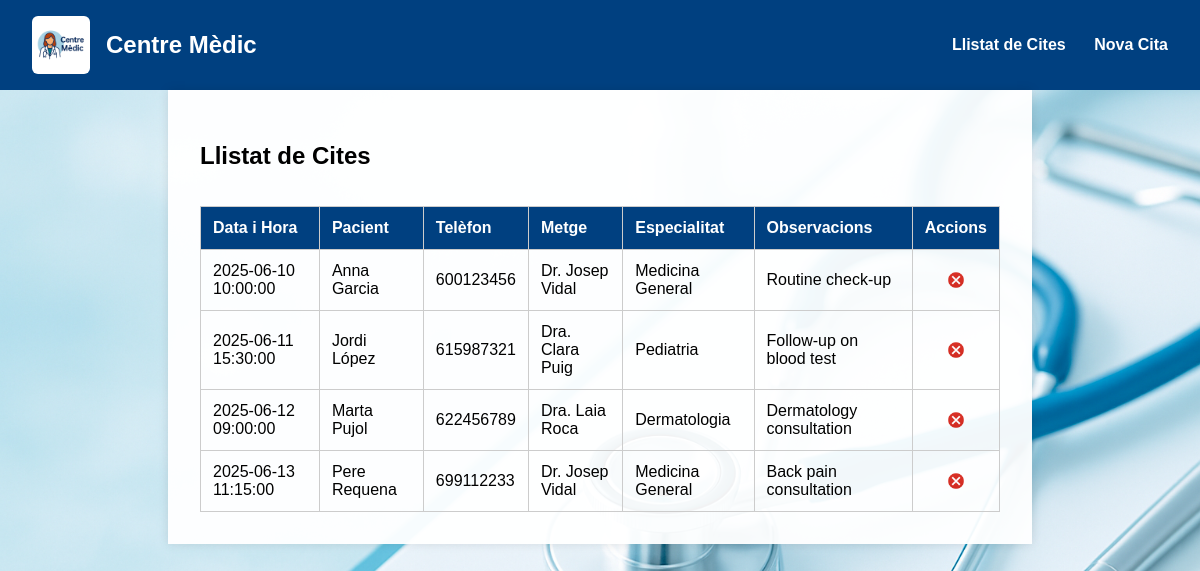
The page / on the database its author committed.
### tables this page shows
CREATE TABLE cites (
  id INT AUTO_INCREMENT PRIMARY KEY,
  pacient_id INT NOT NULL,
  metge_id INT NOT NULL,
  data_hora DATETIME NOT NULL,
  observacions TEXT,
  FOREIGN KEY (pacient_id) REFERENCES pacients(id),
  FOREIGN KEY (metge_id) REFERENCES metges(id)
);

CREATE TABLE pacients (
  id INT AUTO_INCREMENT PRIMARY KEY,
  nom VARCHAR(100) NOT NULL,
  telefon VARCHAR(20) NOT NULL
);

CREATE TABLE metges (
  id INT AUTO_INCREMENT PRIMARY KEY,
  nom VARCHAR(100) NOT NULL,
  especialitat VARCHAR(100) NOT NULL
);

### public/index.php (called while the page is built)
<?php
    require_once '../models/cites.php';
    $cites = obtenirCites();
    $titol = "Llistat de Cites";
    include '../templates/layout.php';
    include '../templates/llistat-cites.php';

### models/cites.php (called while the page is built, shortened)
<?php
    function obtenirCites(){
        $pdo = getConnection();
        $stmt = $pdo->query("
            SELECT c.id, p.nom AS pacient_nom, p.telefon,
                m.nom AS metge_nom, m.especialitat,
                c.data_hora, c.observacions
            FROM cites c
            JOIN pacients p ON c.pacient_id = p.id
            JOIN metges m ON c.metge_id = m.id
            ORDER BY c.data_hora ASC
        ");
        return $stmt->fetchAll(PDO::FETCH_ASSOC);
    }

### templates/llistat-cites.php (the view)
<h2><?= $titol ?></h2>
<?php if (empty($cites)): ?>
    <p>No hi ha cites programades.</p>
<?php else: ?>
    <div class="responsive-table">
        <table>
            <thead>
                <tr>
                    <th>Data i Hora</th>
                    <th>Pacient</th>
                    <th>Telèfon</th>
                    <th>Metge</th>
                    <th>Especialitat</th>
                    <th>Observacions</th>
                    <th>Accions</th>
                </tr>
            </thead>
            <tbody>
                <?php foreach ($cites as $cita): ?>
                    <tr>
                        <td><?= htmlspecialchars($cita['data_hora']) ?></td>
                        <td><?= htmlspecialchars($cita['pacient_nom']) ?></td>
                        <td><?= htmlspecialchars($cita['telefon']) ?></td>
                        <td><?= htmlspecialchars($cita['metge_nom']) ?></td>
                        <td><?= htmlspecialchars($cita['especialitat']) ?></td>
                        <td><?= nl2br(htmlspecialchars($cita['observacions'])) ?></td>
                        <td class="icona-cancel">
                            <a href="cancel·la-cita.php?id=<?= $cita['id'] ?>" onclick="return confirm('Vols cancel·lar aquesta cita?');">
                                <img src="assets/img/delete-icon.png" alt="Cancel·lar">
                            </a>
                        </td>
                    </tr>
                <?php endforeach; ?>
            </tbody>
        </table>
    </div>
<?php endif; ?>
</main>
</body>
</html>

### templates/layout.php (shortened to what this page needs)
<!DOCTYPE html>
<html lang="ca">
<head>
    <link rel="stylesheet" href="assets/css/style.css">
</head>
<body>
    <header>
        <div class="branding">
            <img src="assets/img/logo.png" alt="Centre Mèdic" class="logo">
            <span class="titol">Centre Mèdic</span>
        </div>
        <nav>
            <a href="index.php">Llistat de Cites</a>
            <a href="nova-cita.php">Nova Cita</a>
        </nav>
    </header>
    <main>

### public/assets/css/style.css (style rules this page uses)
body { font-family: Arial, sans-serif; background: url('../img/background.jpg') no-repeat center center fixed; background-size: cover; margin: 0; padding: 0; }
header { background-color: #004080; color: white; padding: 1rem 2rem; display: flex; align-items: center; justify-content: space-between; }
.branding { display: flex; align-items: center; gap: 1rem; }
.logo { max-height: 50px; background-color: white; border-radius: 6px; padding: 4px; }
.titol { font-size: 1.5rem; font-weight: bold; color: white; }
nav a { color: #ffffff; margin-left: 1.5rem; text-decoration: none; font-weight: bold; font-size: 1rem; }
main { padding: 2rem; max-width: 800px; margin: auto; background-color: rgba(255, 255, 255, 0.95); box-shadow: 0 0 10px rgba(0, 0, 0, 0.1); }
table { width: 100%; border-collapse: collapse; margin-top: 1rem; }
table th, table td { border: 1px solid #ccc; padding: 0.75rem; text-align: left; }
table th { background-color: #004080; color: white; }
a img { vertical-align: middle; width: 20px; height: 20px; }
td.icona-cancel { text-align: center; vertical-align: middle; }
.responsive-table { overflow-x: auto; width: 100%; }
.responsive-table table { width: 100%; min-width: 600px; border-collapse: collapse; }

### rows shown on the page
cites: data_hora "2025-06-10 10:00:00", pacient.nom "Anna Garcia", pacient.telefon "600123456", metge.nom "Dr. Josep Vidal", metge.especialitat "Medicina General", observacions "Routine check-up"
cites: data_hora "2025-06-11 15:30:00", pacient.nom "Jordi López", pacient.telefon "615987321", metge.nom "Dra. Clara Puig", metge.especialitat "Pediatria", observacions "Follow-up on blood test"
cites: data_hora "2025-06-12 09:00:00", pacient.nom "Marta Pujol", pacient.telefon "622456789", metge.nom "Dra. Laia Roca", metge.especialitat "Dermatologia", observacions "Dermatology consultation"
cites: data_hora "2025-06-13 11:15:00", pacient.nom "Pere Requena", pacient.telefon "699112233", metge.nom "Dr. Josep Vidal", metge.especialitat "Medicina General", observacions "Back pain consultation"

### other values the page prints
$titol "Llistat de Cites"
